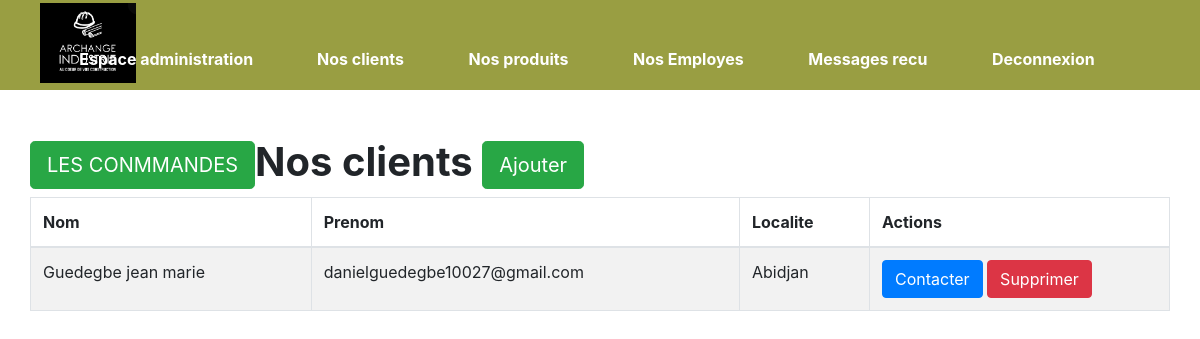
/clients.php, run on the app's committed database.
### tables this page shows
CREATE TABLE `client` (
  `id` int(255) NOT NULL,
  `nom` text NOT NULL,
  `mail` varchar(255) NOT NULL,
  `localite` text NOT NULL,
  `password` varchar(255) NOT NULL
);

### clients.php (the view, shortened to what this page needs)
<?php
$db = Database::connect();
?>
<!DOCTYPE html>
<html>
<head>
         <link rel="stylesheet" href="css/index.css">
        <link rel="stylesheet" href="https://use.fontawesome.com/releases/v5.8.1/css/all.css">
        <link rel="stylesheet" href="https://maxcdn.bootstrapcdn.com/bootstrap/4.0.0/css/bootstrap.min.css">
    <body>
           <header style="background-color: #999E42">
               <a href="index.php"><img src="img/LO2.png"></a></li>
            <nav >
                <ul>
                    <li style="color: blue; text-align: left ;margin-left: -3%;" >  <a href="admin.php" >Espace administration</a>   </li>
                     <li><a href="clients.php" >Nos clients</a></li>
                    <li><a href="produitsadmin.php">Nos produits</a></li>
 <li><a href="employes.php">Nos Employes</a></li>
                     <li><a href="messagerecu.php">Messages recu</a></li>
                    <li><a href="deconnexion.php">Deconnexion</a></li>
                </ul>
            </nav>
          </header>
<br>
<br>  <div class="container admin">
            <div class="row">
<H1><a href="conmmandeviewad.php" class="btn btn-success btn-lg"><span class="glyphicon glyphicon-plus"></span> LES CONMMANDES</a></H1>
<br>
                <h1><strong><span class="glyphicon glyphicon-list-alt">Nos clients  </strong><a href="ajoutclient.php" class="btn btn-success btn-lg"><span class="glyphicon glyphicon-plus"></span> Ajouter</a></h1>
                <table class="table table-striped table-bordered">
                  <thead>
                    <tr>
                      <th>Nom</th>
                      <th>Prenom</th>
                      <th>Localite</th>
                      <th>Actions</th>
                    </tr>
                  </thead>
                  <tbody>
                     <?php
                        $view = $db -> query("SELECT * FROM client");
                       while ($afficher = $view -> fetch()) {
                      ?>
                      <tr>
                            <td><?php echo $afficher['nom'] ?></td>
                            <td><?php echo $afficher['mail'] ?></td>
                            <td><?php echo $afficher['localite'] ?></td>
                            <td width=300>
                          <a class="btn btn-primary" href="contactcli.php?id=<?php echo $afficher['id']; ?>"><span class="glyphicon glyphicon-pencil"></span> Contacter</a>
                            <a class="btn btn-danger" href="supprimerclient.php?id=<?php echo $afficher['id']; ?>"><span class="glyphicon glyphicon-remove"></span> Supprimer</a>
                            </td>
                     </tr>
                   <?php } ?>
                  </tbody>
                </table>
            </div>
        </div>
          <br>
    </body>
 <html>

### css/index.css (style rules this page uses)
header img { height: 80px; margin-left: 40px; }
body { font-family: sans-serif; }
header { background-color: black; position: unset; height: 90px; width: 100%; display: inline-block; }
header img { margin-top: 3px; }
header * { display: inline; }
header li { margin: 30px; font-weight: bold; }
header li a { color: white; text-decoration: none; margin-top: 10%; }
nav { margin-top: -3%; text-align: center; }

### data on the page
client: nom "Guedegbe jean marie", mail "danielguedegbe10027@gmail.com", localite "Abidjan"
